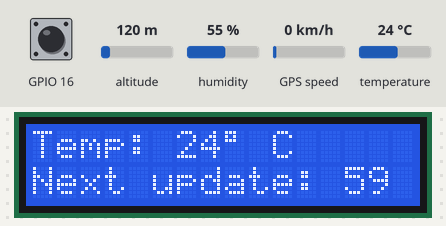
This program was run on a simulated Raspberry Pi (BCM pin numbers). Shown: 16×2 character LCD. The inputs (shaded band) are chosen by the test bench; at power-on: GPIO 16 HIGH, humidity 55 %, altitude 120 m, GPS speed 0 km/h, temperature 24 °C. The clock reads 2024-03-15 10:24:30 at power-on unless the program sets it; the GPS gets a fix after 3 s at 37.7749, -122.4194 with 8 satellites; no MQTT or app messages arrive unless stated; threads take turns every 2 ms; library files of the repository ran but are not shown: I2C_LCD_driver.py.

Above: at 1.2 s.
1.3 s: GPIO 16 pulled LOW for 1.4 s
At 4.1 s:
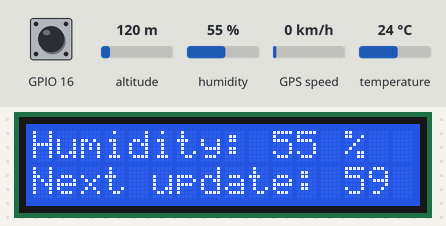
10.2 s: humidity set to 22 %
At 13.4 s:
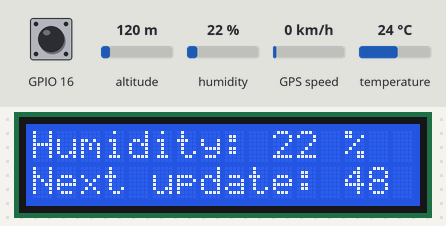
17.7 s: humidity set to 40 %
At 19.6 s:
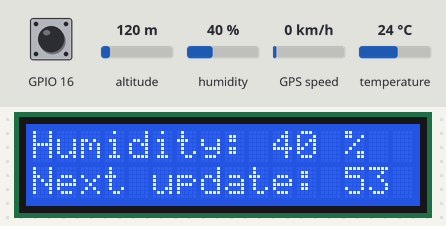
23.8 s: GPIO 16 pulled LOW for 1.4 s
At 25.7 s:
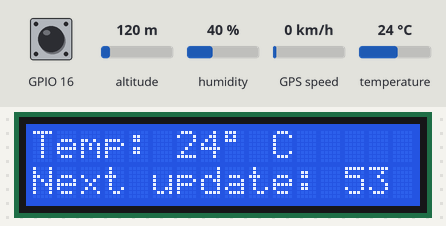
Timing chart, 0 to 27.2 s (numbered marks = the images above; inputs shaded):
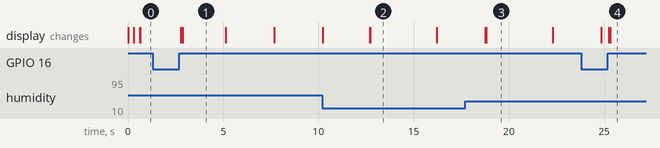

The program:

weatherStation.py
```python
import Adafruit_DHT
import uuid
import threading
from datetime import datetime
import time

from RPi import GPIO

from publisher import *
import serial
import pynmea2
import I2C_LCD_driver

temp_global = 0
hum_global = 0
end = 0
showTemp = True
error = False
clear_lcd = False


def change_display(channel):
    global showTemp
    global clear_lcd
    showTemp = not showTemp
    clear_lcd = True


def tempHumSensor():
    dht_sensor = Adafruit_DHT.DHT11
    dht_pin = 4
    identifier = ':'.join(['{:02x}'.format((uuid.getnode() >> ele) & 0xff)
                           for ele in range(0, 8 * 6, 8)][::-1])

    minute = False
    start = time.time()
    global end
    new_temperature = 0
    new_humidity = 0

    global temp_global
    global hum_global
    global error

    while True:
        humidity, temperature = Adafruit_DHT.read(dht_sensor, dht_pin)

        end = time.time() - start
        if end >= 60:
            minute = True
            start = time.time()
        if temperature is not None and humidity is not None:
            if new_temperature != temperature and 0 < temperature < 100 and 0 < humidity < 100 or minute:
                new_temperature = temperature
                temp_global = temperature
                start = time.time()
                send_temperature(temperature, datetime.now().strftime("%d/%m/%Y %H:%M:%S"), identifier + " - Raspberry")
            if new_humidity != humidity and 0 < temperature < 100 and 0 < humidity < 100 or minute:
                new_humidity = humidity
                hum_global = humidity
                start = time.time()
                send_humidity(humidity, datetime.now().strftime("%d/%m/%Y %H:%M:%S"), identifier + " - Raspberry")
            if minute:
                minute = False
        else:
            error = True
        time.sleep(2)


def display():
    lcd = I2C_LCD_driver.lcd()

    global temp_global
    global hum_global
    global clear_lcd
    global error

    GPIO.setmode(GPIO.BCM)
    GPIO.setup(16, GPIO.IN, pull_up_down=GPIO.PUD_UP)
    GPIO.add_event_detect(16, GPIO.RISING, callback=change_display, bouncetime=50)

    try:
        while True:
            if clear_lcd:
                lcd.lcd_clear()
                clear_lcd = False
            if showTemp:
                lcd.lcd_display_string("Temp: %d%s C" % (temp_global, chr(223)), 1)
                lcd.lcd_display_string("Next update: %d" % (60 - end), 2)
            else:
                lcd.lcd_display_string("Humidity: %d %%" % hum_global, 1)
                lcd.lcd_display_string("Next update: %d" % (60 - end), 2)
            if error:
                lcd.lcd_clear()
                lcd.lcd_display_string("Sensor failure.", 1)
                lcd.lcd_display_string("Next update: %d" % (60 - end), 2)
                time.sleep(2)
                error = False
                lcd.lcd_clear()
    except KeyboardInterrupt:
        lcd.lcd_clear()


def weatherSensor():
    identifier = ':'.join(['{:02x}'.format((uuid.getnode() >> ele) & 0xff)
                           for ele in range(0, 8 * 6, 8)][::-1])
    will_msg = identifier + " - Raspberry"+","+getLocation()
    make_connection(will_msg)
    while True:
        send_id(identifier + " - Raspberry"+","+getLocation()+","+datetime.now().strftime(
            "%d/%m/%Y %H:%M:%S")+",Activo")
        print(identifier + " - Raspberry"+","+getLocation()+","+datetime.now().strftime("%d/%m/%Y %H:%M:%S")+",Activo")
        time.sleep(3600)


def getLocation():
    while True:
        port = "/dev/ttyAMA0"
        ser = serial.Serial(port, baudrate=9600, timeout=0.5)
        newdata = ser.readline()

        if newdata[0:6] == "$GPRMC":
            newmsg = pynmea2.parse(newdata)
            lat = newmsg.latitude
            lng = newmsg.longitude
            gps = str(lat) + "; " + str(lng)
            return gps


if __name__ == "__main__":
    weather = threading.Thread(target=weatherSensor)
    sensor = threading.Thread(target=tempHumSensor)
    lcd = threading.Thread(target=display)

    weather.start()
    sensor.start()
    lcd.start()
```

publisher.py
```python
import paho.mqtt.client as mqtt
import time
from datetime import datetime

location = ""
id_device = ""


def on_connect(rc):
    if rc == 0:
        print("Connected success")
    else:
        print("Connected fail with code", {rc})


client = mqtt.Client()


def make_connection(will_msg):
    client.username_pw_set(username="dso_server27", password="JoCa18")
    client.on_connect = on_connect
    client.will_set('/uc3m/classrooms/leganes/myclass/device_info', will_msg + "," + datetime.now().strftime(
        "%d/%m/%Y %H:%M:%S") + ",Inactivo")
    client.connect("34.107.16.149", 1883, 60)  # IP MQTT


def send_temperature(temperature, timet, device):
    client.publish('/uc3m/classrooms/leganes/myclass/temperature',
                   payload=str(temperature) + "," + str(timet) + "," + str(
                       device), qos=0, retain=False)
    time.sleep(1)


def send_humidity(humidity, timeh, device):
    client.publish('/uc3m/classrooms/leganes/myclass/humidity',
                   payload=str(humidity) + "," + str(timeh) + "," + str(device),
                   qos=0, retain=False)
    time.sleep(1)


def send_id(identifier):
    global location, id_device
    data = identifier.split(",")
    id_device = data[0]
    location = data[1]
    client.publish('/uc3m/classrooms/leganes/myclass/device_info', payload=identifier, qos=0, retain=False)
    time.sleep(1)
```

Measured:
- after the input at 1.3 s, the display: first changes after 1.5 s (image 1 shows a later state)
- after the input at 23.8 s, the display: first differs from a run without the input after 1.4 s (image 4 shows a later state)
- what the display in image 1 shows lasts 2.2 s, from 2.9 s to 5.1 s
- what the display in image 2 shows lasts 3.5 s, from 12.7 s to 16.2 s
